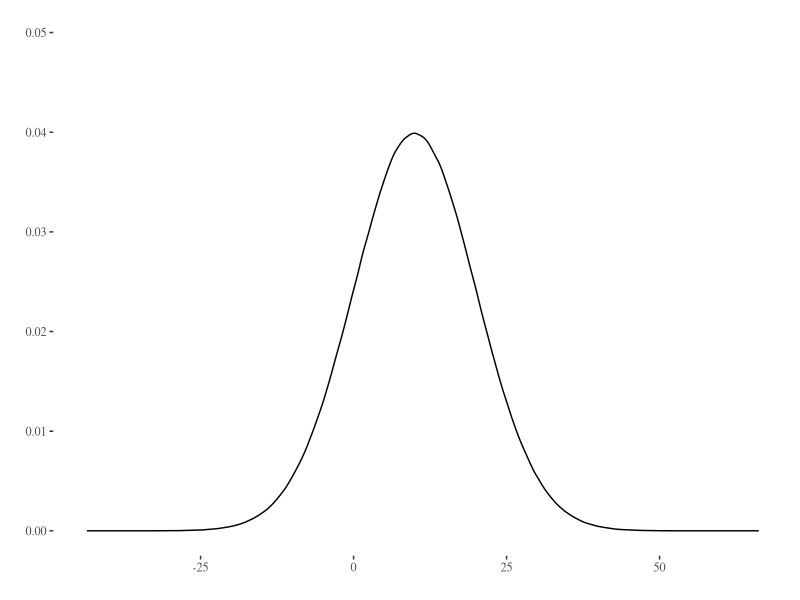
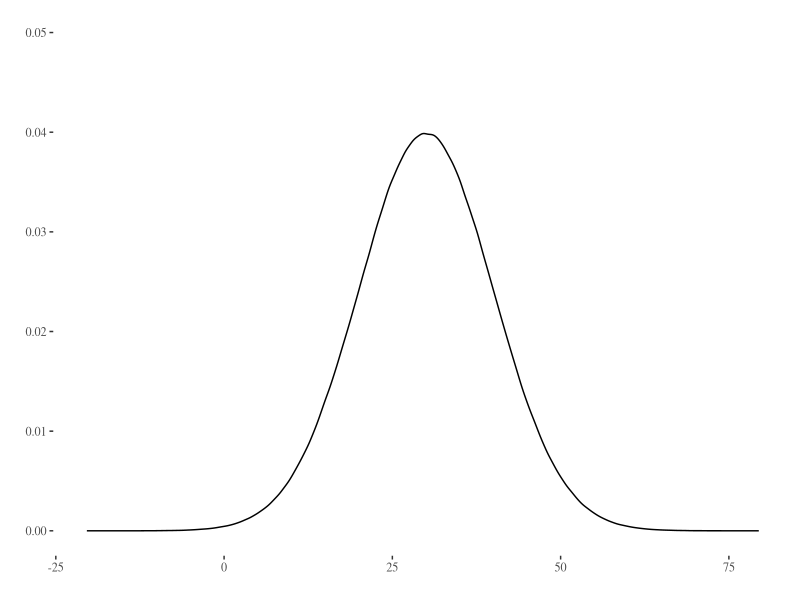
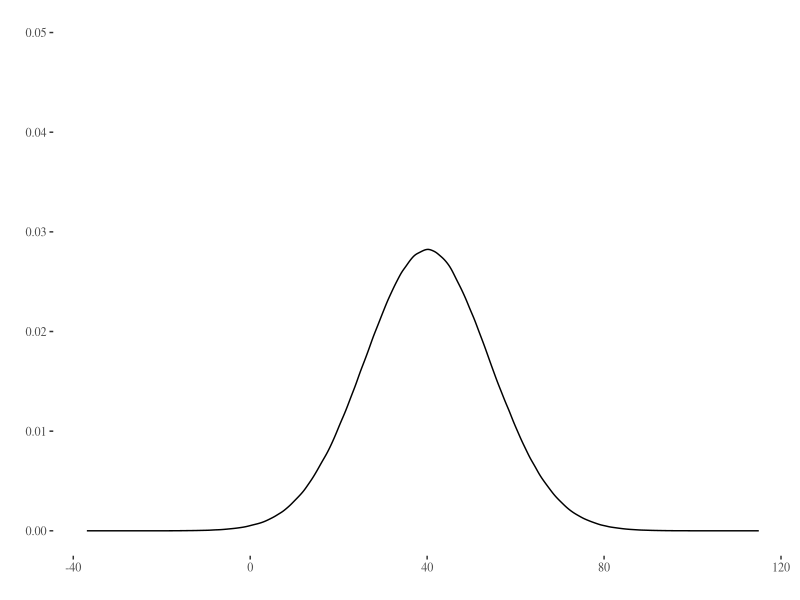
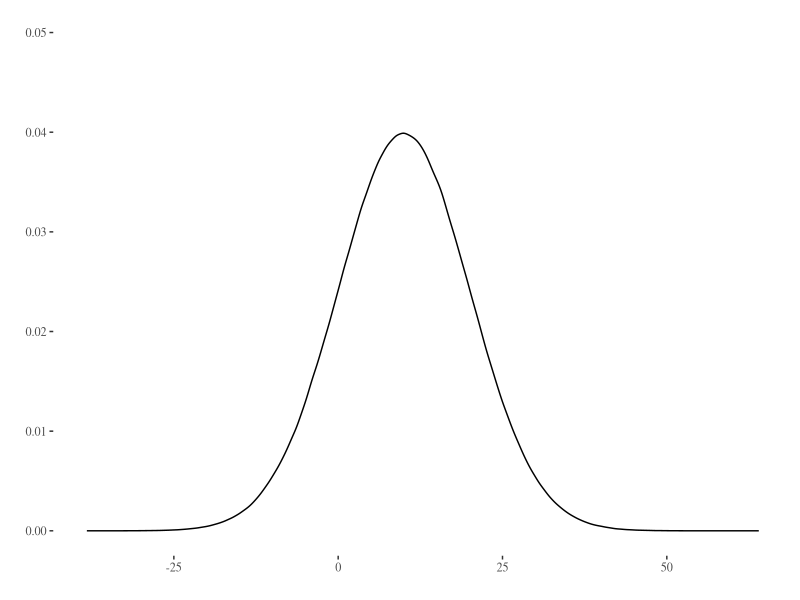
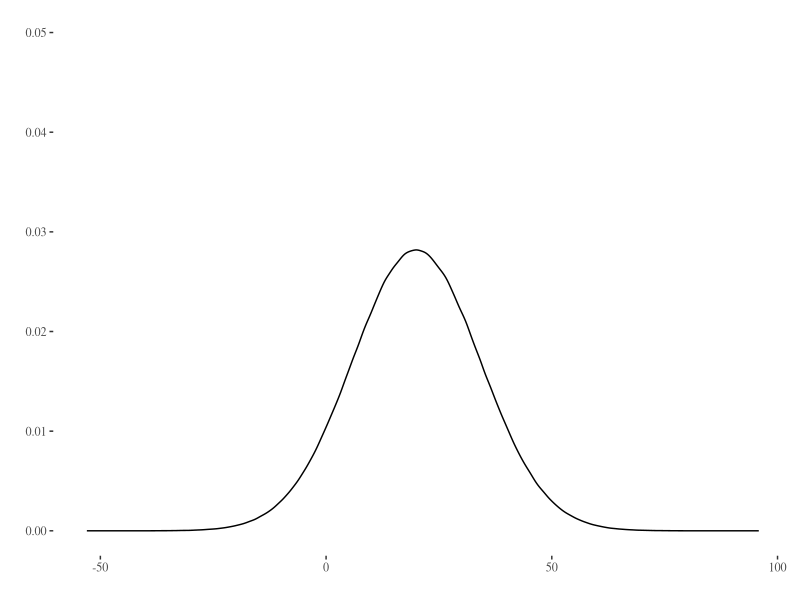
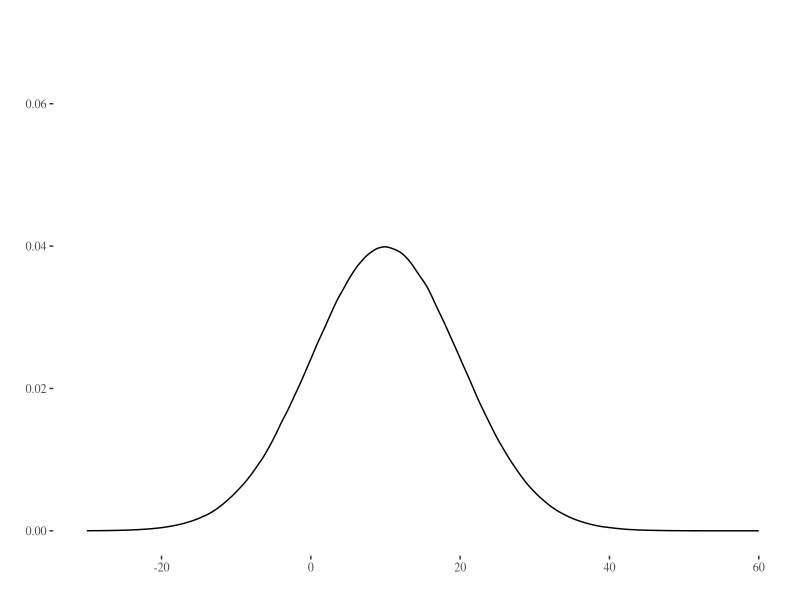
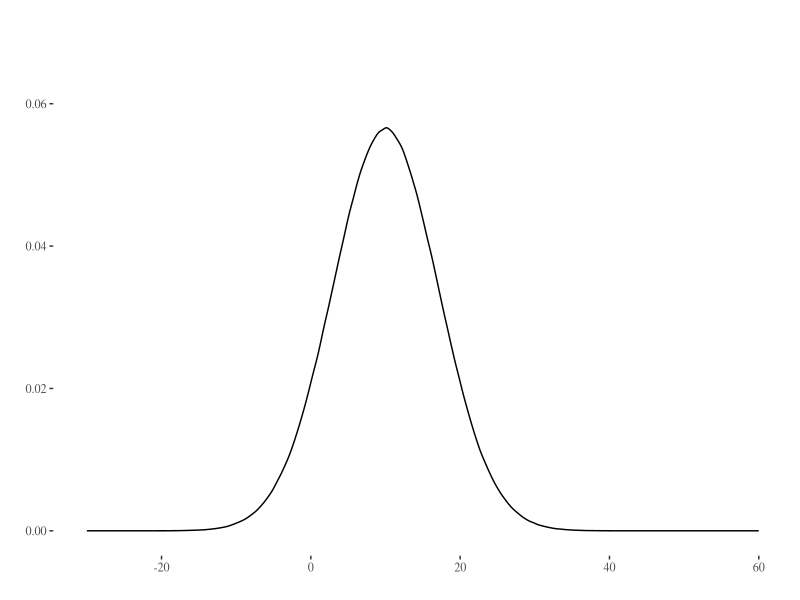
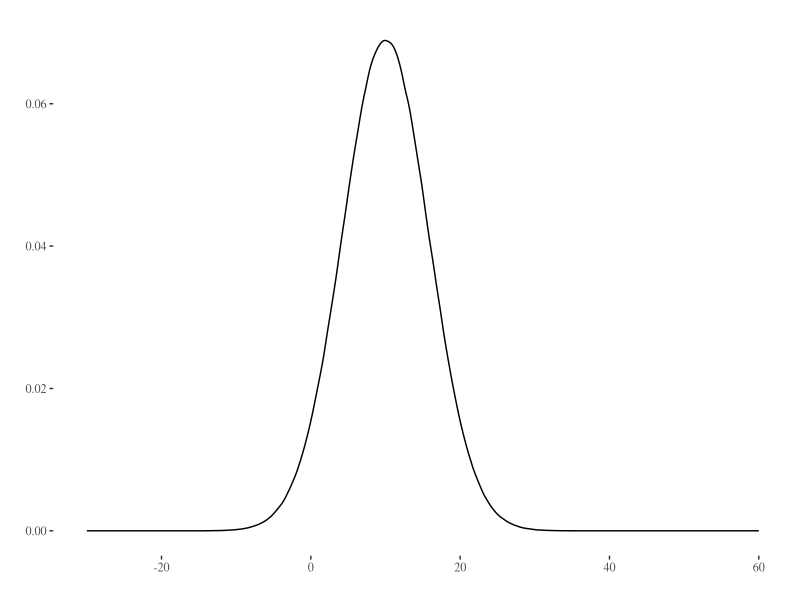

These charts were generated, in order, by the following R code: (Note: this script raises an error after producing the figures.)
## ---- chunk 1
library(tidyverse)
library(tufte)

# invalidate cache when the tufte version changes
knitr::opts_chunk$set(cache.extra = packageVersion('tufte'))
options(htmltools.dir.version = FALSE)

knitr::opts_chunk$set(echo = TRUE,                 # Rコードを出力する
                      warning = FALSE,             # Rの警告を抑止する
                      fig_caption = TRUE,
                      fig.align = 'center',        # 図を中央揃えにする
                      attr.source='.numberLines'   # Rコードに行番号表示
                      )

# tufte packageでは、余白に図などを表示させる制御があるためfig.posによる
# 図表位置の固定はできません。また、見出しは節レベル（level 2）までです。
if (knitr::is_latex_output()) {
  knitr::opts_chunk$set(dev = "cairo_pdf",       # 図の出力にPDFデバイスを使う
                        dev.args = list(family = "Source Han Code JP"),
                                                 # 図のフォントを指定する
                        tinytex.verbose = TRUE   # デバッグ用メッセージを出力
                        )
}

df_print <- function(df = NULL,             # 表示させたいデータをフレームを指定
                     n = 3L,                # 省略表示時の行数
                     caption = NULL,        # 表見出しを指定
                     booktabs = TRUE,       # FALSEで縦罫線を描画
                     font_size = NULL,      # 表内文字のフォントサイズ
                     position = "center",   # 表の横位置
                     full_width = FALSE,    # TRUEで幅いっぱいに拡大表示
                     scale_down = FALSE,    # TRUEで横幅に収まるよう縮小表示
                     all = FALSE,           # TRUEですべてのデータを表示
                     head_tail = FALSE,     # TRUEで先頭・末尾をn行ずつ表示
                     ...) {                 # kableExtra::kblに渡す引数
  if (!is.null(df)) {
    if (knitr::is_latex_output()) {
      if (scale_down == FALSE) {
        # latex_option = c("striped", "HOLD_position")
        latex_option = c("striped")
      } else {
        # latex_option = c("striped", "HOLD_position", "scale_down")
        latex_option = c("striped", "scale_down")
      }
      if (all == FALSE) {
        df <- df %>% 
          psych::headTail(top = n,
                          bottom = dplyr::if_else(head_tail == FALSE, 0L, n))
      }
      df %>% 
        kableExtra::kbl(caption  = caption, booktabs = booktabs, ...) %>%
        kableExtra::kable_styling(font_size = font_size, position = position,
                                  full_width = full_width,
                                  latex_options = latex_option)
    } else {   # 出力タイプ不明の場合
      return(NULL)
    }
  }
}

n <- 5000000    # 5,000,000
## ---- chunk 2
a <- rnorm(n, mean = 10, sd = 10)
b <- rnorm(n, mean = 30, sd = 10)
## ---- chunk 3
data.frame(x = a) %>% 
  ggplot2::ggplot(ggplot2::aes(x = x)) + 
  ggplot2::geom_density() +
  ggplot2::labs(x = "", y = "") + ggplot2::lims(y = c(0, 0.05)) +
  ggthemes::theme_tufte()
## ---- chunk 4
# ```{r, echo=FALSE, message=FALSE, fig.cap="$N(\\mu_b, \\sigma^2_b)$の分布"}
data.frame(x = b) %>% 
  ggplot2::ggplot(ggplot2::aes(x = x)) + 
  ggplot2::geom_density() +
  ggplot2::labs(x = "", y = "") + ggplot2::lims(y = c(0, 0.05)) +
  ggthemes::theme_tufte()
## ---- chunk 5
c <- c(sample(a, n, replace = TRUE) + sample(b, n, replace = TRUE))
head(c, 50)
## ---- chunk 6
# ```{r, echo=FALSE, message=FALSE, fig.cap="$N(\\mu_c, \\sigma^2_c)$の分布"}
data.frame(x = c) %>% 
  ggplot2::ggplot(ggplot2::aes(x = x)) + 
  ggplot2::geom_density() +
  ggplot2::labs(x = "", y = "") + ggplot2::lims(y = c(0, 0.05)) +
  ggthemes::theme_tufte()
## ---- chunk 7
d <- rnorm(n, mean = 10, sd = 10)
head(d, 50)
## ---- chunk 8
e <- c(sample(d, n, replace = TRUE) + sample(d, n, replace = TRUE))
head(e, 50)
## ---- chunk 9
# ```{r, echo=FALSE, message=FALSE, fig.cap="$N(\\mu_c, \\sigma^2_c)$の分布"}
data.frame(x = d) %>% 
  ggplot2::ggplot(ggplot2::aes(x = x)) + 
  ggplot2::geom_density() +
  ggplot2::labs(x = "", y = "") + ggplot2::lims(y = c(0, 0.05)) +
  ggthemes::theme_tufte()
## ---- chunk 10
# ```{r, echo=FALSE, message=FALSE, fig.cap="$N(\\mu_c, \\sigma^2_c)$の分布"}
data.frame(x = e) %>% 
  ggplot2::ggplot(ggplot2::aes(x = x)) + 
  ggplot2::geom_density() +
  ggplot2::labs(x = "", y = "") + ggplot2::lims(y = c(0, 0.05)) +
  ggthemes::theme_tufte()
## ---- chunk 11
f <- c((sample(d, n, replace = TRUE) + sample(d, n, replace = TRUE)) / 2)
head(f, 20)
## ---- chunk 12
# ```{r, echo=FALSE, message=FALSE, fig.cap="$N(\\mu_c, \\sigma^2_c)$の分布"}
data.frame(x = d) %>% 
  ggplot2::ggplot(ggplot2::aes(x = x)) + 
  ggplot2::geom_density() +
  ggplot2::labs(x = "", y = "") + ggplot2::lims(x = c(-30, 60), y = c(0, 0.07)) +
  ggthemes::theme_tufte()
## ---- chunk 13
# ```{r, echo=FALSE, message=FALSE, fig.cap="$N(\\mu_c, \\sigma^2_c)$の分布"}
data.frame(x = f) %>% 
  ggplot2::ggplot(ggplot2::aes(x = x)) + 
  ggplot2::geom_density() +
  ggplot2::labs(x = "", y = "") + ggplot2::lims(x = c(-30, 60), y = c(0, 0.07)) +
  ggthemes::theme_tufte()
## ---- chunk 14
g <- c((sample(d, n, replace = TRUE) + sample(d, n, replace = TRUE) 
        + sample(d, n, replace = TRUE)) / 3)
head(g, 20)
## ---- chunk 15
data.frame(x = g) %>% 
  ggplot2::ggplot(ggplot2::aes(x = x)) + 
  ggplot2::geom_density() +
  ggplot2::labs(x = "", y = "") + ggplot2::lims(x = c(-30, 60), y = c(0, 0.07)) +
  ggthemes::theme_tufte()
## ---- chunk 16
cor.test(rnorm(n), rnorm(n))
## ---- chunk 17
# create a bib file for the R packages used in this document
knitr::write_bib(c('base', 'rmarkdown'), file = './bib/skeleton.bib')
